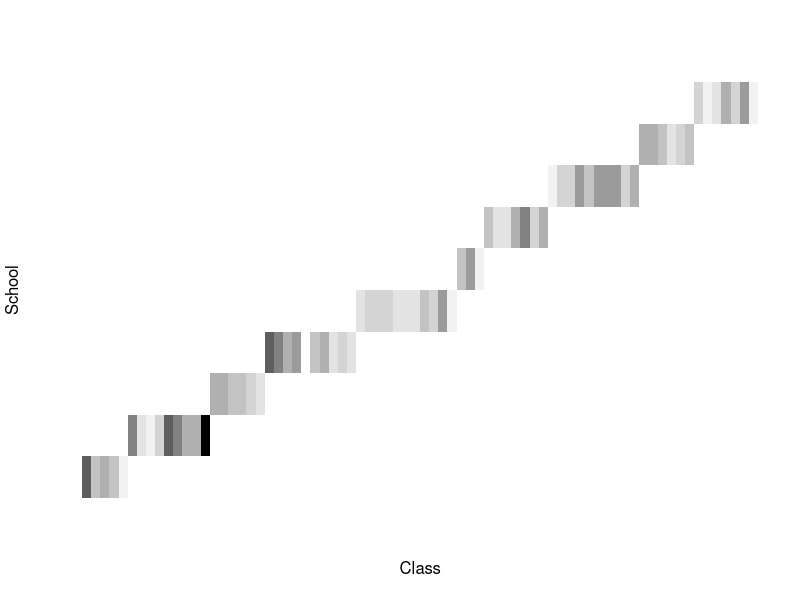
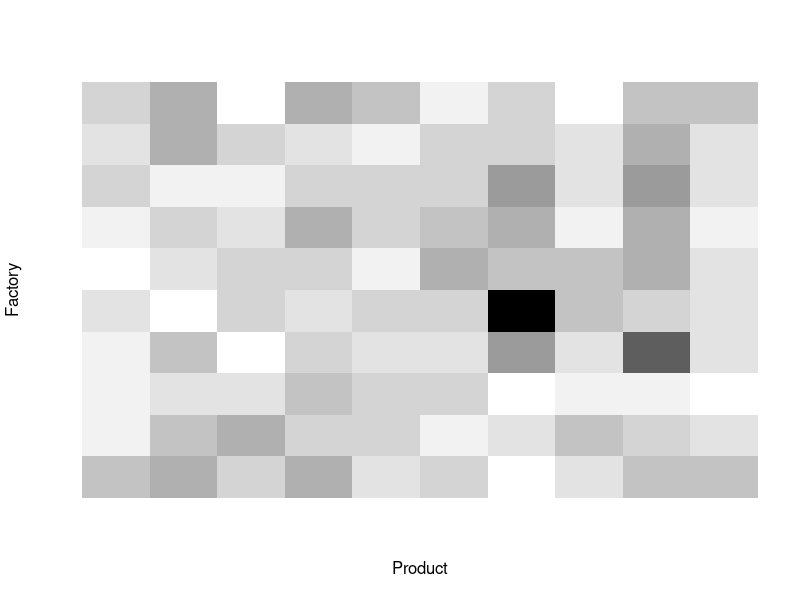

These figures' R source, in order: (Note: this script raises an error after producing the figures.)
## ---- chunk 1
#| label: nested-design
#| message: false
library(tidyverse)
set.seed(123)
n_school <- 10
mean_n_class <- 7
mean_n_student <- 5

n_class <- rpois(n_school, mean_n_class)
schools <- map2_df(
  seq_len(n_school), 
  n_class, 
  ~tibble(
    school = .x, 
    class = seq_len(.y),
    students = rpois(.y, mean_n_student)
  )
) %>%
  group_by(school, class) %>%
  do(
    student = tibble(student = seq_len(.$students))
  ) %>%
  unnest(student) %>%
  mutate(
    class2 = interaction(class, school, drop = TRUE),
    student2 = interaction(class2, student, drop = TRUE)
  )
## ---- chunk 2
#| label: fig-school-design
#| fig.cap: "Contingency matrix for the `schools`data set"
#| fig.alt: "Contingency matrix for the `schools`data set"
with(schools, table(class2, school)) %>%
  image(
    col = grey.colors(10, start = 1, end = 0), 
    axes = FALSE, 
    xlab = "Class", 
    ylab = "School"
  )
## ---- chunk 3
#| label: nesting-values
school_sd <- 2
class_sd <- 2
noise_sd <- 1
intercept <- 50

school_effect <- rnorm(n_school, mean = 0, sd = school_sd)
class_effect <- rnorm(length(levels(schools$class2)), mean = 0, sd = class_sd)
schools <- schools %>%
  mutate(
    mu = intercept + school_effect[school] + class_effect[class2],
    y = mu + rnorm(n(), mean = 0, sd = noise_sd)
  )
## ---- chunk 4
#| label: explicit-nesting
#| message: false
library(lme4)
lmer(y ~ (1|school) + (1|school:class), data = schools)
lmer(y ~ (1|class:school) + (1|school), data = schools)
## ---- chunk 5
#| label: shorthand-nesting
lmer(y ~ (1|school/class), data = schools)
lmer(y ~ (1|class/school), data = schools)
## ---- chunk 6
#| label: implicit-nesting
lmer(y ~ (1|school) + (1|class2), data = schools)
lmer(y ~ (1|school) + (1|school:class2), data = schools)
lmer(y ~ (1|school/class2), data = schools)
## ---- chunk 7
#| label: crossed-design
n_factory <- 10
n_product <- 10
mean_n_sample <- 5

factories <- expand.grid(
  factory = seq_len(n_factory),
  product = seq_len(n_product)
) %>%
  mutate(
    samples = rpois(n(), mean_n_sample)
  ) %>%
  group_by(factory, product) %>%
  do(
    sample = tibble(sample = seq_len(.$samples))
  ) %>%
  unnest(sample) %>%
  mutate(
    sample2 = interaction(factory, product, sample, drop = TRUE)
  )
## ---- chunk 8
#| label: fig-factory-design
#| fig.cap: "Contingency matrix for the `factories`data set"
with(factories, table(product, factory)) %>%
  image(
    col = grey.colors(10, start = 1, end = 0), 
    axes = FALSE, 
    xlab = "Product", 
    ylab = "Factory"
  )
## ---- chunk 9
#| label: crossed-values
factory_sd <- 3
product_sd <- 2
noise_sd <- 1
intercept <- 50

factory_effect <- rnorm(n_factory, mean = 0, sd = factory_sd)
product_effect <- rnorm(n_product, mean = 0, sd = product_sd)
factories <- factories %>%
  mutate(
    mu = intercept + factory_effect[factory] + product_effect[product],
    y = mu + rnorm(n(), mean = 0, sd = noise_sd)
  )
## ---- chunk 10
#| label: crossed
lmer(y ~ (1|factory) + (1|product), data = factories)
## ---- chunk 11
#| label: session-info
sessioninfo::session_info()
